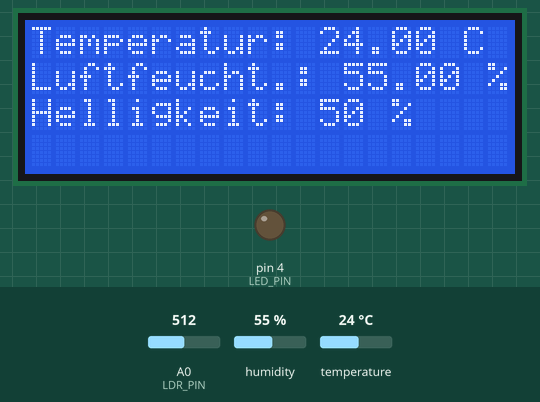
Simulated run of this sketch. Board: Arduino Uno, built with avr-gcc and run on an emulated ATmega328P. Parts: 20×4 character LCD, output pins drawn as LEDs (lit = HIGH). Dashed ring = blinking. Inputs (shaded band) come from the test bench; at power-on: humidity 55 %, A0 (LDR_PIN) = 512, temperature 24 °C.

Above: at 3.2 s.
3.3 s: humidity set to 59 %
6.0 s: humidity set to 62 %
At 6.38 s:
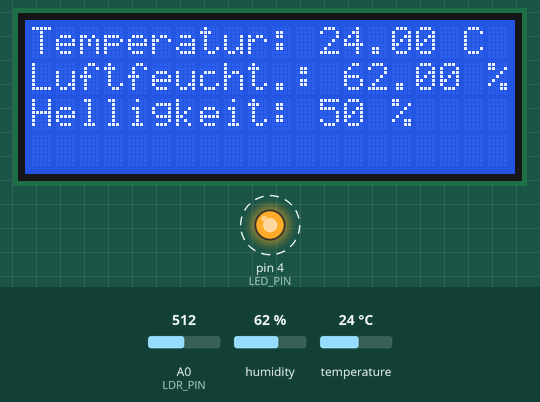
12.0 s: A0 (LDR_PIN) set to 716
At 14.5 s:
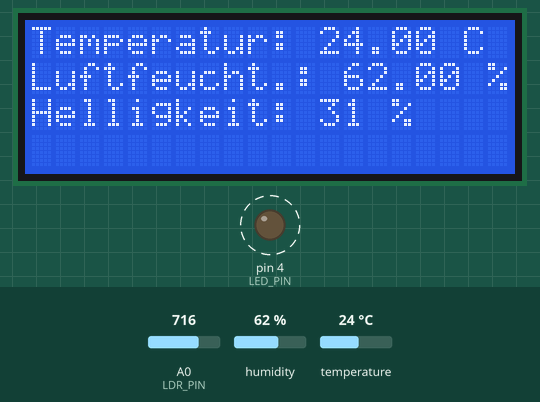
15.3 s: temperature set to 12 °C
At 17.6 s:
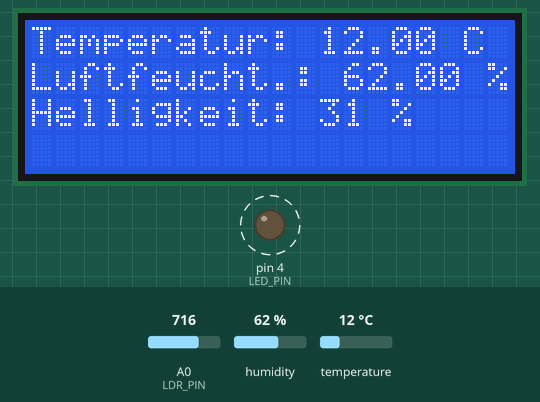
18.0 s: A0 (LDR_PIN) set to 900
At 19.5 s:
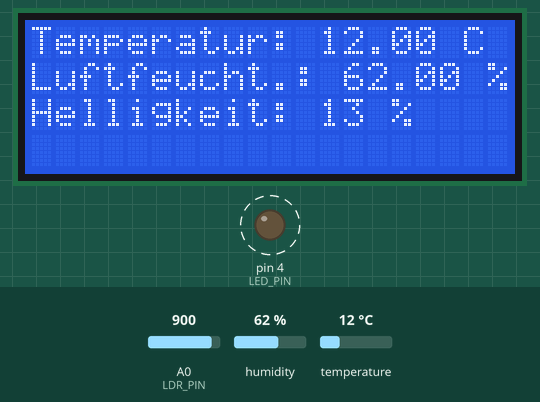
20.7 s: A0 (LDR_PIN) set to 1023
At 22.6 s:
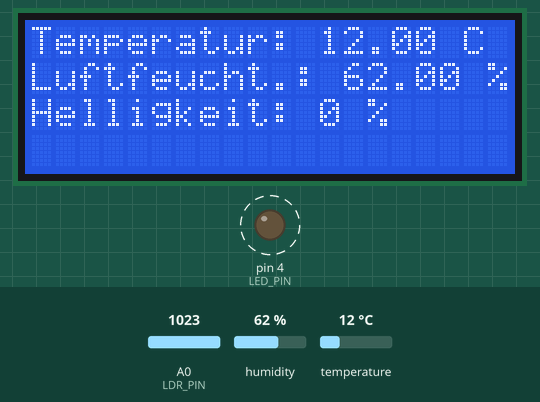
Timing chart, 0 to 24.4 s (numbered marks = the images above; inputs shaded):
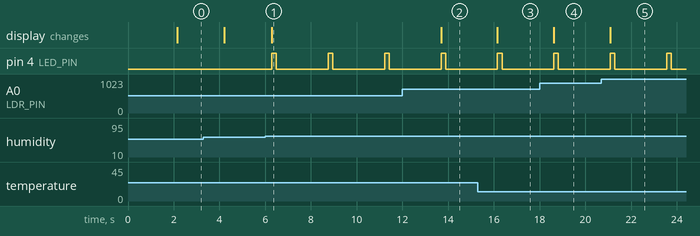

The sketch:

Temperatur_Helligkeit.ino
```cpp
#include <Wire.h>
#include <LiquidCrystal_I2C.h>
#include <DHT.h>

// LCD2004 Display mit I2C-Adresse 0x27 (manchmal auch 0x3F)
LiquidCrystal_I2C lcd(0x27, 20, 4);

// DHT22 Sensor an Pin 2 für Temperatur und Luftfeuchtigkeit
#define DHTPIN 2
#define DHTTYPE DHT22
DHT dht(DHTPIN, DHTTYPE);

// LDR Sensor an A0
#define LDR_PIN A0

// LED für hohe Luftfeuchtigkeit an Pin 4
#define LED_PIN 4

void setup() {
    // LCD initialisieren
    lcd.init();
    lcd.backlight(); // Hintergrundbeleuchtung einschalten
    lcd.setCursor(0, 0);
    lcd.print("DHT22 Sensor Start"); // Startmeldung
    delay(2000);
    lcd.clear(); // Display leeren

    // DHT22 Sensor starten
    dht.begin();

    // LED-Pin als Ausgang setzen
    pinMode(LED_PIN, OUTPUT);
}

void loop() {
    // Temperatur in °C auslesen
    float temperature = dht.readTemperature();
    // Luftfeuchtigkeit in % auslesen
    float humidity = dht.readHumidity();
    // Helligkeit aus dem LDR-Sensor lesen (0 - 1023) und invertiert in Prozent umwandeln
    int ldrValue = analogRead(LDR_PIN);
    int brightnessPercent = map(ldrValue, 0, 1023, 100, 0); // Werte umdrehen

    // Temperatur auf dem Display anzeigen
    lcd.setCursor(0, 0);
    lcd.print("Temperatur: ");
    lcd.print(temperature);
    lcd.print(" C   ");

    // Luftfeuchtigkeit auf dem Display anzeigen
    lcd.setCursor(0, 1);
    lcd.print("Luftfeucht.: ");
    lcd.print(humidity);
    lcd.print(" %   ");

    // Helligkeit in Prozent (invertiert) in Zeile 3 anzeigen
    lcd.setCursor(0, 2);
    lcd.print("Helligkeit: ");
    lcd.print(brightnessPercent);
    lcd.print(" %   ");

    // LED blinken lassen, wenn Luftfeuchtigkeit über 60% liegt
    if (humidity > 60) {
        digitalWrite(LED_PIN, HIGH);
        delay(200);
        digitalWrite(LED_PIN, LOW);
        delay(200);
    } else {
        digitalWrite(LED_PIN, LOW); // LED aus, wenn unter 60%
    }

    delay(2000); // Werte alle 2 Sekunden aktualisieren
}
```

Measured:
- the behaviour switches between 60 and 61 % on humidity (found by bisection; images 0 and 1)
- after the input at 6.0 s, pin 4 (LED_PIN): alternates HIGH for 0.20 s and LOW for 2.3 s, starting after 0.29 s; the display: changes after 0.29 s (image 1)
- after the input at 12.0 s, the display: changes after 1.7 s (image 2)
- after the input at 15.3 s, the display: changes after 0.86 s (image 3)
- after the input at 18.0 s, the display: changes after 0.62 s (image 4)
- after the input at 20.7 s, the display: changes after 0.39 s (image 5)
